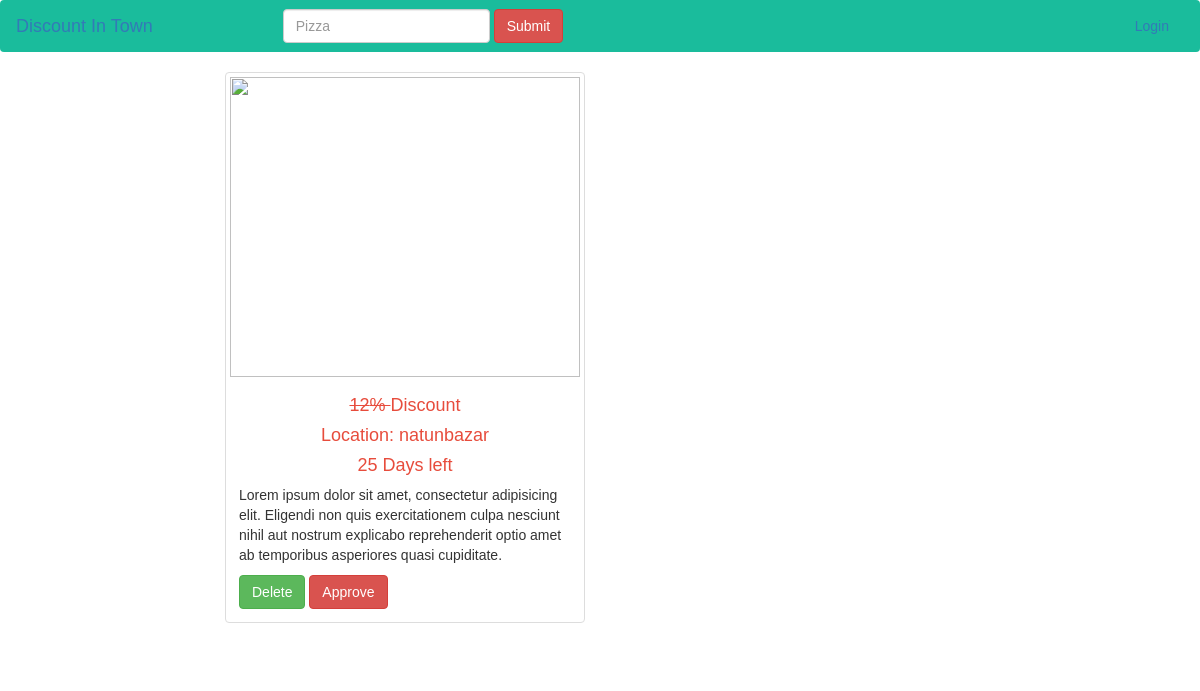
/pendingpostdetails.php?postid=113, run on the app's committed database.
### tables this page shows
CREATE TABLE `post` (
  `postid` int(255) NOT NULL,
  `userid` int(255) NOT NULL,
  `postdate` date NOT NULL,
  `locationid` int(255) NOT NULL,
  `categoryid` int(30) NOT NULL,
  `postdesc` text NOT NULL,
  `imglink` text NOT NULL,
  `expire` int(255) NOT NULL,
  `discountrate` int(255) NOT NULL,
  `poststatus` tinyint(2) NOT NULL,
  `latitude` float(23,19) NOT NULL,
  `longitude` float(23,19) NOT NULL
);

CREATE TABLE `location` (
  `id` int(255) NOT NULL,
  `locationname` varchar(255) NOT NULL DEFAULT 'dhanmondi',
  `latitude` float(23,19) NOT NULL,
  `Longitude` float(23,19) NOT NULL
);

### pendingpostdetails.php (the view, shortened to what this page needs)
<?php
include('connect.php');
include('header.php');
?>
<body>
<div class="container">
    <div class="row">
        <?php
        if (isset($_GET['postid'])){
            $postid = $_GET['postid'];
        }
        else {
            echo 'set failed';
             $postid = $_SESSION['postid'];
        }
        $sql = "SELECT * FROM post
                JOIN location ON location.id = post.locationid
                JOIN category ON post.categoryid = category.id
                WHERE post.postid = '$postid'";
        $result = $con->query($sql);
        $row = $result->fetch_assoc();
        $img = $row['imglink'];
        $img = str_replace(' ', '', $img);
            echo  '
                     <div class="col-md-4 col-md-offset-2 lead">
                <div class="thumbnail">'
                . '
                   <img style="height:300px;" class="img" src="img/'. $img . '">'.'
                    <div class="caption" style="font-size: 14px">'.'
                        <h4><del> '  . $row['discountrate']  . '% </del>'. ' Discount ' .'</h4>
                        <h4>'.'Location: ' . $row['locationname']  . '</h4>
                        <h4>'.'' . $row['expire'] . ' Days left' .'</h4>
                        <p>'.'' . $row['postdesc']  .'</p>
                         <button type="button" class="btn btn-success ">
                        <a href="delete.php?postid=' .$postid .' ">Delete</a> </button>
                        <button type="button" class="btn btn-danger ">
                        <a href="approvepost.php?postid=' .$postid .' ">Approve</a> </button>
                    </div>
                </div>
            </div>
                  ';
        ?>
        <div class="col-md-6">
            <div style="padding:10px">
                <div style="height: 300px; width: 100%;" id="map">
                </div>
            </div>
        </div>
    </div>
   </div>
</body>
</html>

### css/style.css (style rules this page uses)
* { font-family: sans-serif; list-style: none; }
.caption h4 { color: #e74c3c; text-align: center; }
img { width: 100%; }
.thumbnail >img { height: 300px; }
.caption a { color: #fff; }

### data on the page
post: discountrate "12", locationid.locationname "natunbazar", expire "25", postdesc "Lorem ipsum dolor sit amet, consectetur adipisicing elit. Eligendi non quis exercitationem culpa nesciunt nihil aut nostrum explicabo reprehenderit optio amet ab temporibus asperiores quasi cupiditate."
